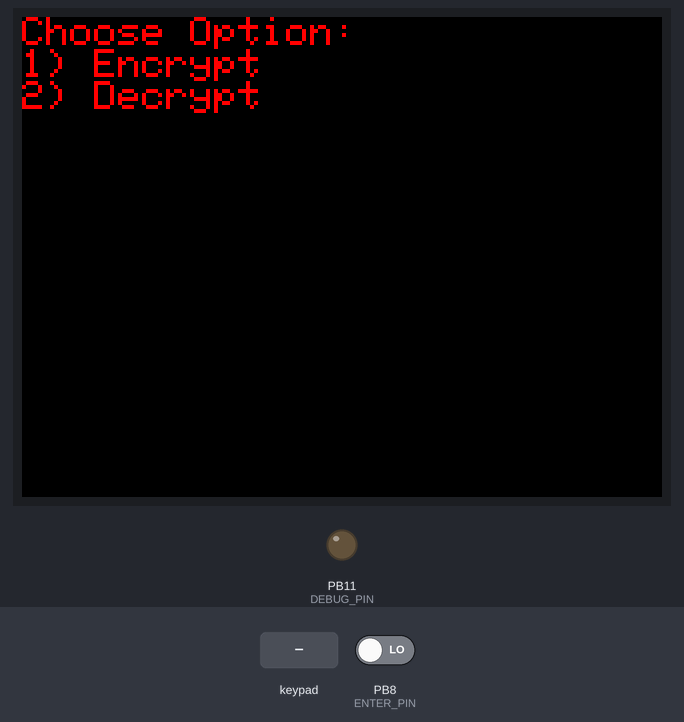
A sketch run on a simulated STM32 Black Pill. Shown: 320×240 colour display, output pins drawn as LEDs (lit = HIGH). Wiring (inferred from the names in the program): 4×4 keypad with keys 0 1 2 3 4 5 6 7 8 9 A B C D * #: rows PB12, PB13, PB14, PB15; columns PA8, PB5, PB6, PB7. The test bench sets the inputs (shaded band); at power-on: PB8 (ENTER_PIN) LOW. Random numbers use the default seed unless the sketch sets one.

Above: at 1.5 s.
1.6 s: keypad keys 1 2 # pressed 0.4 s apart
At 3.9 s:
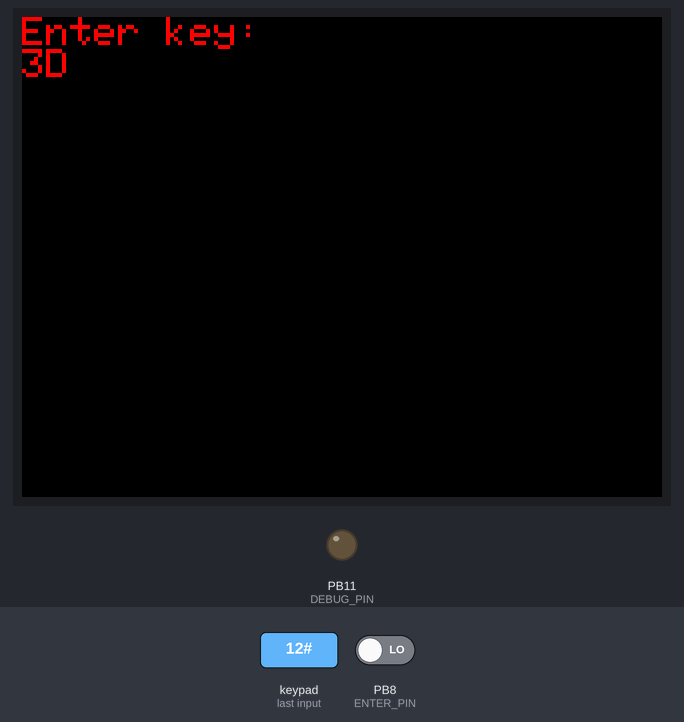
4.7 s: PB8 (ENTER_PIN) driven HIGH
At 6.6 s:
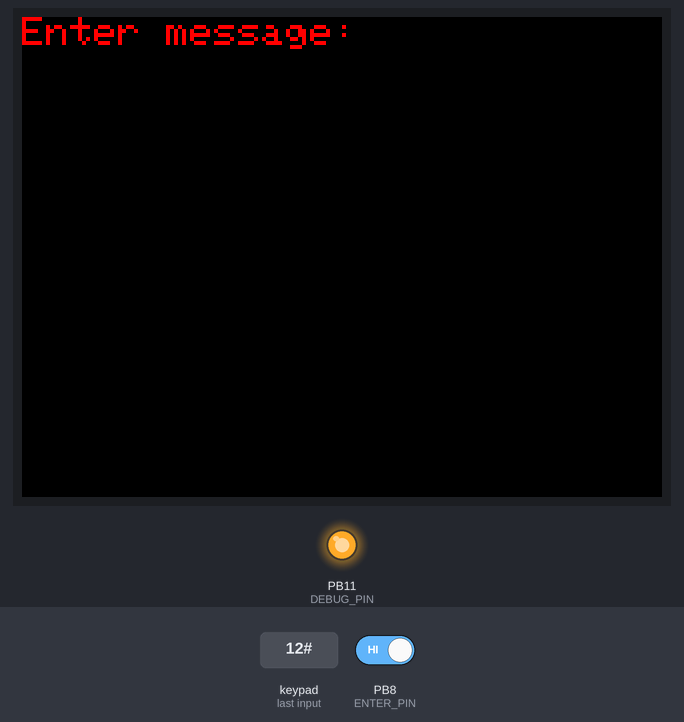
6.9 s: key '3' pressed
At 8.1 s:
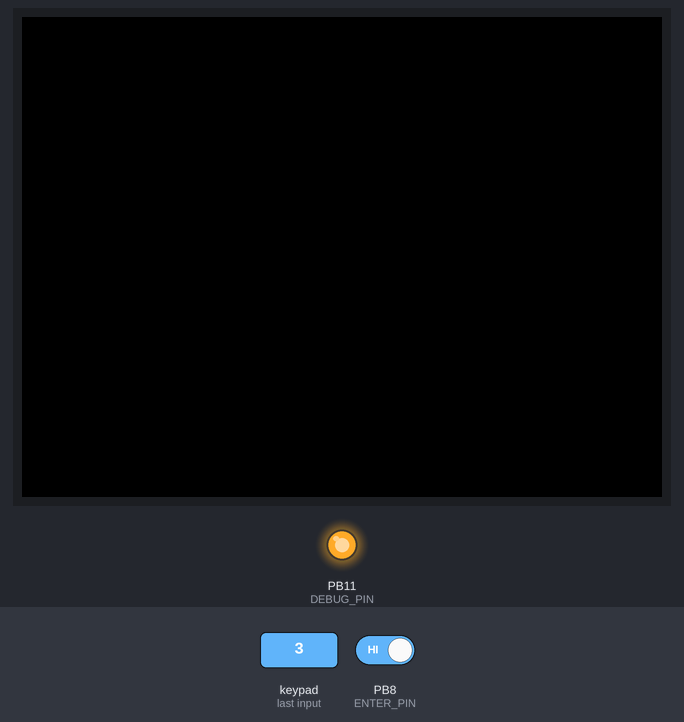
9.2 s: PB8 (ENTER_PIN) driven LOW
At 9.9 s:
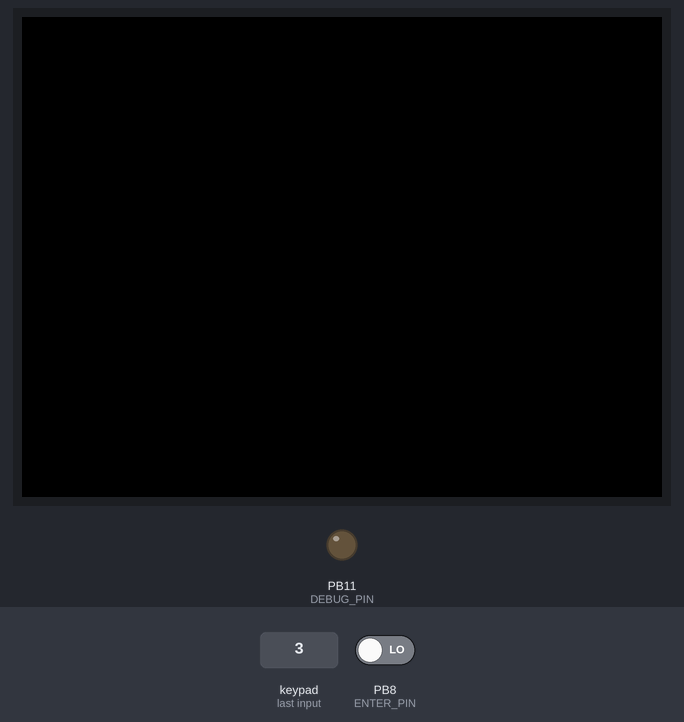
Timing chart, 0 to 11.8 s (numbered marks = the images above; inputs shaded):
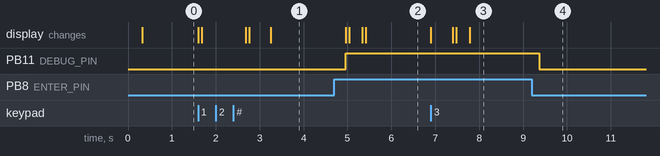

Measured:
- after the input at 1.6 s, the display: first changes at once (image 1 shows a later state)
- after the input at 4.7 s, PB11 (DEBUG_PIN): LOW → HIGH after 0.26 s; the display: first changes after 0.26 s (image 2 shows a later state)
- after the input at 6.9 s, the display: first changes at once (image 3 shows a later state)
- after the input at 9.2 s, PB11 (DEBUG_PIN): HIGH → LOW after 0.16 s

The sketch:

enigma.ino
```cpp
// Demo TFT Display and 4x4 Keypad for Black Pill STM32

#include "SPI.h"
#include <Adafruit_GFX_AS.h>
#include <Adafruit_ILI9341_STM.h>

#define NO_KEY 0
const byte ROWS = 4; //four rows
const byte COLS = 4; //four columns

const int TOTAL_KEYS = ROWS * COLS;
char chars[] = {'0', '1', '2', '3', '4', '5', '6', '7', '8', '9', 'A', 'B', 'C', 'D', '*', '#'};

char keys[ROWS][COLS] = {
  {'1','2','3','A'},
  {'4','5','6','B'},
  {'7','8','9','C'},
  {'*','0','#','D'}
};

byte rowPins[ROWS] = {PB12, PB13, PB14, PB15}; //connect to the row pinouts of the keypad
byte colPins[COLS] = {PA8, PB5, PB6, PB7}; //connect to the column pinouts of the keypad

#define TFT_CS         PA1
#define TFT_DC         PA3
#define TFT_RST        PA2

// Just a pin with an LED to show true or false values
#define DEBUG_PIN      PB11

// The pin to listen for enter state
#define ENTER_PIN PB8

// definitions of states
// State used to short circuit, mostly for debugging
#define STATE_NO_OP 0
// Getting if we are Decrypting or decrypting
#define STATE_GET_EN_DE 1
#define STATE_GET_KEY 2
#define STATE_GET_MESSAGE 3
#define STATE_PRINT_OUTPUT 4

// State if we are encrypting or decrypting
#define ENCRYPT_STATE 1
#define DECRYPT_STATE 2


// Boolean to show if user is trying to enter a value
int ENTER_FLAG = 0;
// How long until we allow a new enter. This is to prevent a button press and then immediate unpress due to a glitch
int ENTER_DELTA = 300;
// Last time enter state was flipped
int LAST_ENTER_TIME = 0;

int APP_STATE = STATE_GET_EN_DE;
int ENC_DEC_STATE = 0;
int WAITING_FOR_INPUT_STATE = 0;

const int KEY_MAX_SIZE = 10;
char ENCRYPTION_KEY[KEY_MAX_SIZE];
int KEY_INDEX = 0;

const int MESSAGE_MAX_SIZE = 100;
char MESSAGE[MESSAGE_MAX_SIZE];
int MESSAGE_INDEX = 0;

Adafruit_ILI9341_STM tft = Adafruit_ILI9341_STM(TFT_CS, TFT_DC, TFT_RST);

void setup() {
  tft.begin();
  tft.setRotation(3);
  clear_screen();
  tft.setTextColor(ILI9341_RED);
  tft.setTextSize(2);
  keypad_setup();
  get_encrypt_decrypt_state();
  pinMode(DEBUG_PIN, OUTPUT);

  // Make sure enter pin is set to low
  pinMode(ENTER_PIN, INPUT);
  digitalWrite(ENTER_PIN, LOW);
}

void clear_screen() {
  tft.fillScreen(ILI9341_BLACK);
  tft.setCursor(0, 0);
}

void get_encrypt_decrypt_state() {
  clear_screen();
  tft.println("Choose Option:");
  tft.println("1) Encrypt");
  tft.println("2) Decrypt");
}

char get_key_press() {
  char key = getKeyPad();
  return key;
}

void print_key_press() {
  char key = get_key_press();

  if (key != NO_KEY) {
    tft.print(key);
    delay(500);
  }
}

void read_enter_state() {
  int current_time = millis();
  if (current_time - LAST_ENTER_TIME > ENTER_DELTA) {
    if(digitalRead(ENTER_PIN) == HIGH) {
      ENTER_FLAG = 1;
    } else {
      ENTER_FLAG = 0;
    }
    LAST_ENTER_TIME = current_time;
  }
}

void toggle_enter_state(int toggle) {
  int current_time = millis();
  ENTER_FLAG = toggle;
  LAST_ENTER_TIME = current_time;
}

void get_de_en_state_logic() {
  char key = get_key_press();
  if (key == NO_KEY) { return; }
  if (key != '1' && key != '2') {
    clear_screen();
    tft.println("Invalid Option.");
    tft.print(key);
    delay(1000);
    get_encrypt_decrypt_state();
  } else {
    clear_screen();
    if (key == '1') {
      ENC_DEC_STATE = ENCRYPT_STATE;
      tft.println("You choose Encrypt");
    }
    if (key == '2') {
      ENC_DEC_STATE = DECRYPT_STATE;
      tft.println("You choose Decrypt");
    }
    APP_STATE = STATE_GET_KEY;
    WAITING_FOR_INPUT_STATE = 0;
    delay(1000);
  }
}

void get_key_logic() {
  if(!WAITING_FOR_INPUT_STATE) {
    clear_screen();
    tft.println("Enter key:");
    WAITING_FOR_INPUT_STATE = 1;
  } else {
    char key = get_key_press();

    // Switch to next state
    if (KEY_INDEX + 1 >= KEY_MAX_SIZE || (ENTER_FLAG && KEY_INDEX >= 1)) {
      APP_STATE = STATE_GET_MESSAGE;
      WAITING_FOR_INPUT_STATE = 0;
      toggle_enter_state(0);
      clear_screen();
      tft.println("The key you entered is: \n");
      for (int i = 0; i < KEY_INDEX; i++) {
        tft.print(ENCRYPTION_KEY[i]);
      }
      delay(300);
      return;
    }

    if (key == NO_KEY) { return; }

    ENCRYPTION_KEY[KEY_INDEX] = key;

    tft.print(key);

    KEY_INDEX++;

    delay(500);
  }

}

void get_message_logic() {
  if(!WAITING_FOR_INPUT_STATE) {
    clear_screen();
    tft.println("Enter message:");
    WAITING_FOR_INPUT_STATE = 1;
  } else {
    char key = get_key_press();

    // Switch to next state
    if (MESSAGE_INDEX + 1 >= MESSAGE_MAX_SIZE || (ENTER_FLAG && MESSAGE_INDEX >= 1)) {
      APP_STATE = STATE_PRINT_OUTPUT;
      WAITING_FOR_INPUT_STATE = 0;
      toggle_enter_state(0);
      clear_screen();
      tft.println("The message you entered is: \n");
      for (int i = 0; i < MESSAGE_INDEX; i++) {
        tft.print(MESSAGE[i]);
      }
      delay(300);
      clear_screen();
      return;
    }

    if (key == NO_KEY) { return; }

    MESSAGE[MESSAGE_INDEX] = key;

    tft.print(key);

    MESSAGE_INDEX++;

    delay(500);
  }
}

char* generate_rotors(int seed) {
  randomSeed(seed);
  char newArray[TOTAL_KEYS] = {0};
  for (int i= 0; i< TOTAL_KEYS; i++)
   {
     int pos = random(TOTAL_KEYS);
     int t = chars[i];
     newArray[i] = chars[pos];
     newArray[pos] = t;
   }
   return newArray;
}

void print_message() {
  char* rotor_1[TOTAL_KEYS] = {0};
  rotor_1[TOTAL_KEYS] = generate_rotors(1);

  for (int i= 0; i< TOTAL_KEYS; i++) {
    tft.print(rotor_1[i]);
  }
}

void loop(void) {
  if (true) {

  } else {
    return;
  }
  read_enter_state();
  if (ENTER_FLAG == 1) {
    digitalWrite(DEBUG_PIN, HIGH);
  } else {
    digitalWrite(DEBUG_PIN, LOW);
  }
  // Logic for deciding if encrypting or decrypting
  if (APP_STATE == STATE_GET_EN_DE) {
    get_de_en_state_logic();
  }
  if (APP_STATE == STATE_GET_KEY) {
    get_key_logic();
  }
  if (APP_STATE == STATE_GET_MESSAGE) {
    get_message_logic();
  }
  if(APP_STATE == STATE_PRINT_OUTPUT) {
    print_message();
  }
}

void keypad_setup() {
  for(int i=0; i<ROWS; i++) {
    pinMode(rowPins[i], INPUT);
  }
  for (int i=0; i<COLS; i++) {
    pinMode(colPins[i], INPUT);
  }
}

char getKeyPad() {
    char keyFound = NO_KEY;
    // iterate the columns
    for (int colIndex=0; colIndex < COLS; colIndex++) {
        // col: set to output to low
        byte curCol = colPins[colIndex];
        pinMode(curCol, OUTPUT);
        digitalWrite(curCol, LOW);

        // row: interate through the rows
        for (int rowIndex=0; rowIndex < ROWS; rowIndex++) {
            byte rowCol = rowPins[rowIndex];
            pinMode(rowCol, INPUT_PULLUP);
            if ( ! digitalRead(rowCol) )
               keyFound = keys[rowIndex][colIndex];
            pinMode(rowCol, INPUT);
        }
        // disable the column
        pinMode(curCol, INPUT);
    }
    return keyFound;
}
```
